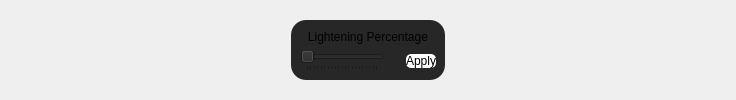
             <widget class="QWidget" name="lightenConfiguration5">
              <layout class="QGridLayout" name="gridLayout_10">
               <item row="0" column="0">
                <spacer name="horizontalSpacer_16">
                 <property name="orientation">
                  <enum>Qt::Horizontal</enum>
                 </property>
                 <property name="sizeType">
                  <enum>QSizePolicy::Maximum</enum>
                 </property>
                 <property name="sizeHint" stdset="0">
                  <size>
                   <width>280</width>
                   <height>20</height>
                  </size>
                 </property>
                </spacer>
               </item>
               <item row="0" column="1">
                <widget class="QFrame" name="navigation_6">
                 <property name="maximumSize">
                  <size>
                   <width>16777215</width>
                   <height>60</height>
                  </size>
                 </property>
                 <property name="styleSheet">
                  <string notr="true">background-color: rgb(39, 39, 39);
border-radius: 15px;</string>
                 </property>
                 <layout class="QGridLayout" name="gridLayout_11">
                  <item row="0" column="0">
                   <widget class="QLabel" name="label_2">
                    <property name="styleSheet">
                     <string notr="true">font: 700 8pt &quot;Poppins&quot;;</string>
                    </property>
                    <property name="text">
                     <string>Lightening Percentage</string>
                    </property>
                    <property name="alignment">
                     <set>Qt::AlignCenter</set>
                    </property>
                   </widget>
                  </item>
                  <item row="1" column="0">
                   <layout class="QHBoxLayout" name="horizontalLayout_4">
                    <item>
                     <widget class="QSlider" name="lightenSlider">
                      <property name="maximumSize">
                       <size>
                        <width>130</width>
                        <height>16777215</height>
                       </size>
                      </property>
                      <property name="maximum">
                       <number>100</number>
                      </property>
                      <property name="singleStep">
                       <number>5</number>
                      </property>
                      <property name="orientation">
                       <enum>Qt::Horizontal</enum>
                      </property>
                      <property name="tickPosition">
                       <enum>QSlider::TicksBelow</enum>
                      </property>
                      <property name="tickInterval">
                       <number>5</number>
                      </property>
                     </widget>
                    </item>
                    <item>
                     <widget class="QLabel" name="lightenValueLabel">
                      <property name="minimumSize">
                       <size>
                        <width>10</width>
                        <height>0</height>
                       </size>
                      </property>
                      <property name="maximumSize">
                       <size>
                        <width>15</width>
                        <height>16777215</height>
                       </size>
                      </property>
                      <property name="text">
                       <string/>
                      </property>
                     </widget>
                    </item>
                    <item>
                     <widget class="QPushButton" name="lightenApplyBtn">
                      <property name="maximumSize">
                       <size>
                        <width>50</width>
                        <height>16777215</height>
                       </size>
                      </property>
                      <property name="cursor">
                       <cursorShape>PointingHandCursor</cursorShape>
                      </property>
                      <property name="styleSheet">
                       <string notr="true">color: rgb(0,0,0);
background-color: rgb(255, 255, 255);
border-radius: 5px;
font: 8pt &quot;Poppins&quot;;</string>
                      </property>
                      <property name="text">
                       <string>Apply</string>
                      </property>
                     </widget>
                    </item>
                   </layout>
                  </item>
                 </layout>
                </widget>
               </item>
               <item row="0" column="2">
                <spacer name="horizontalSpacer_15">
                 <property name="orientation">
                  <enum>Qt::Horizontal</enum>
                 </property>
                 <property name="sizeType">
                  <enum>QSizePolicy::Maximum</enum>
                 </property>
                 <property name="sizeHint" stdset="0">
                  <size>
                   <width>280</width>
                   <height>20</height>
                  </size>
                 </property>
                </spacer>
               </item>
              </layout>
             </widget>
